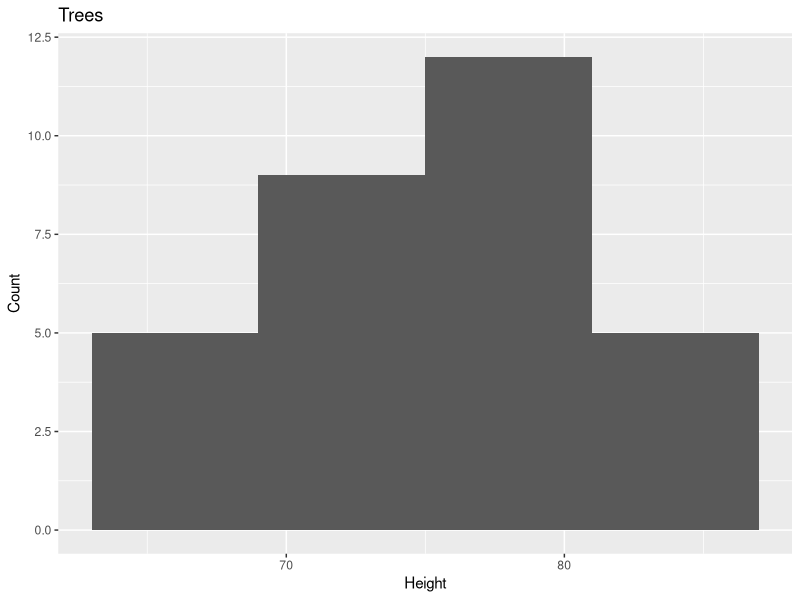

R code for this plot:
## ---- chunk 1
head(trees)
## ---- chunk 2
ggplot2::qplot(trees$Height, geom="histogram", bins=5) +
  ggplot2::ggtitle("Trees") +
  ggplot2::xlab("Height") +
  ggplot2::ylab("Count")
## ---- chunk 3
df = trees[order(trees$Height), # Reorder rows by Height
           c('Girth', 'Volume', 'Height')] # Reorder columns as described
## ---- chunk 4
head(df)
## ---- chunk 5
total_height = sum(df$Height)
df$Height_Cum = cumsum(df$Height)
df$Height_Prop = df$Height_Cum / total_height
head(df)
## ---- chunk 6
v = c(1, 2, 'three')
typeof(v)
print(v)
## ---- chunk 7
v = c(1, 2, 3)
v * 2
v + c(3, 2, 1)
## ---- chunk 8
ll = list(c(1, 2), c(3, 4)) # Exactly what you asked for - a list of two vectors.
str(ll)
## ---- chunk 9
v = c('a' = 1, 'b' = 2)
## ---- chunk 10
v[1]
v['a']
## ---- chunk 11
v[[1]]
v[['a']]
## ---- chunk 12
l = list('x' = c(1, 2), 'y' = c(3, 4))
l['x'] # Returns a list
l[['x']] # Returns a list of one vector
l[['y']][2] # Returns 4
## ---- chunk 13
dim(c(1,2,3))
## ---- chunk 14
M = 1:9 * 2
dim(M) = c(3, 3)

M = array(1:9 * 2, c(3, 3)) # Use the built-in constructor for general arrays

M = matrix(1:9 * 2, ncol=3, nrow=3) # Built-in constructor for matrices.
## ---- chunk 15
df = data.frame(numbers =  c(1:4), characters = sample(letters, 4))
df[1] # Get first column
df[c(1, 2), 'characters'] # Get 1st and 2nd row of characters column
## ---- chunk 16
df[, 'numbers']
df[['numbers']]
df$numbers
